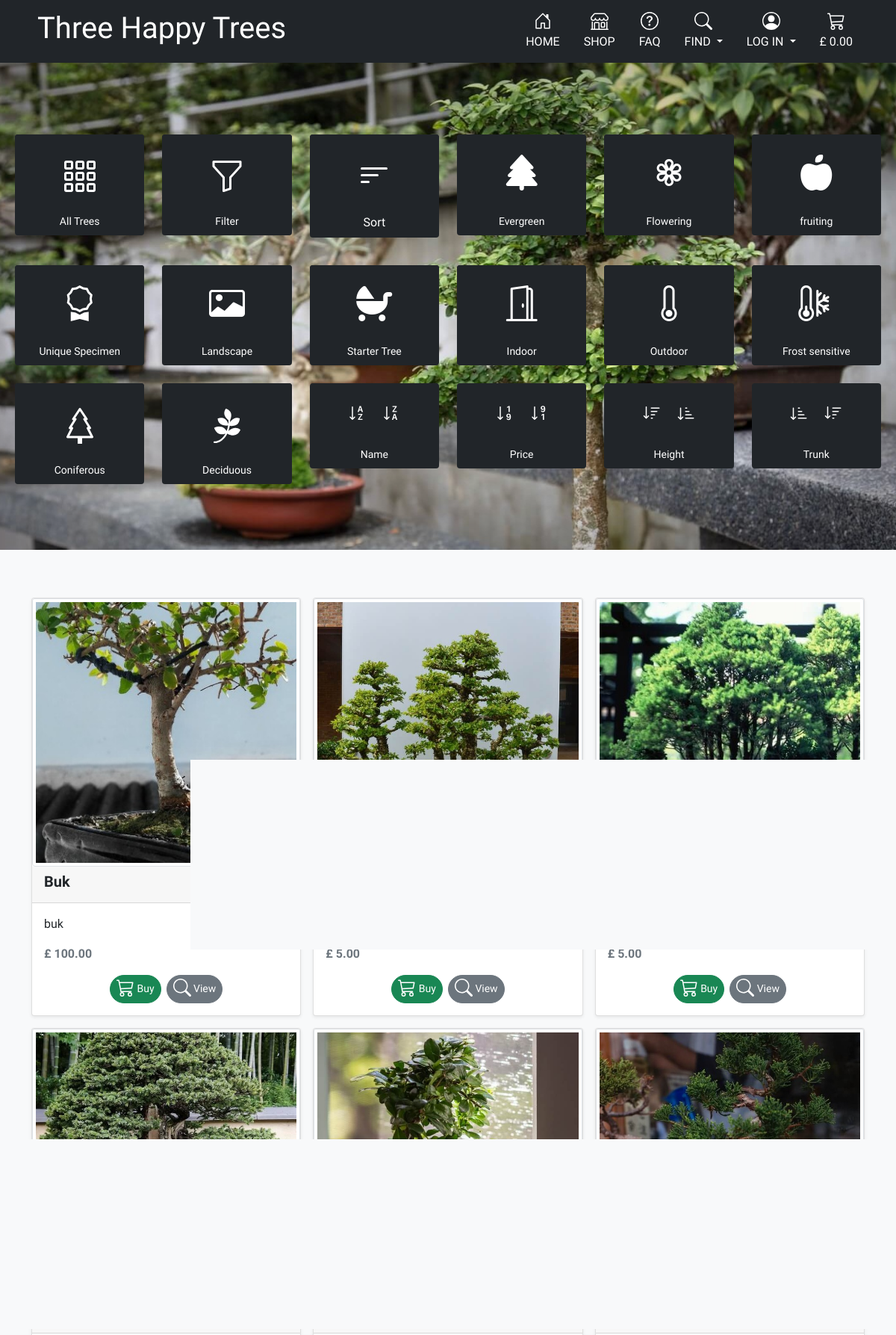
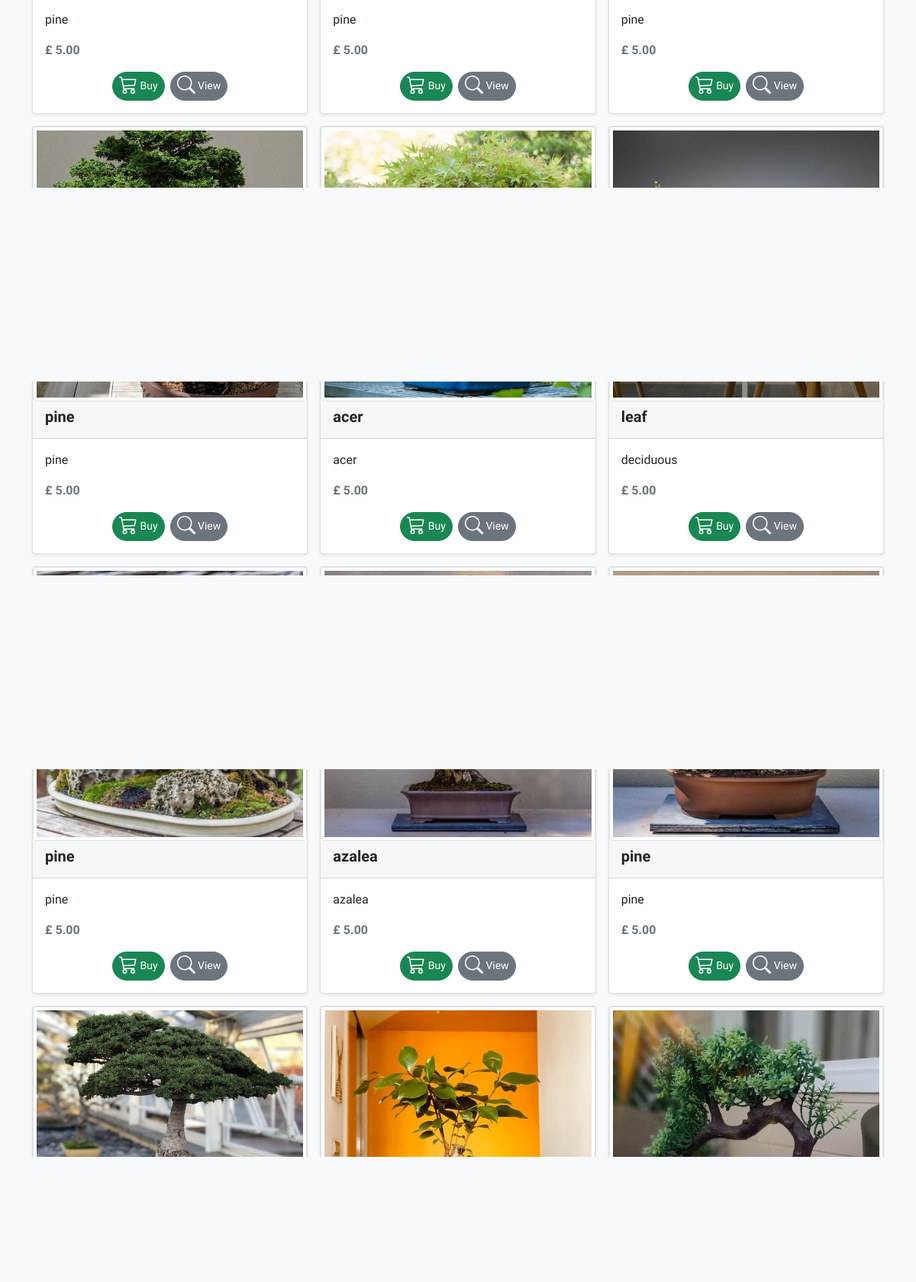
The app's page /trees/ (upper part) with its own data (2 pictures, top to bottom).
### trees/models.py (models this page shows, shortened)
class Feature(models.Model):
    name = models.CharField(max_length=254)
    friendly_name = models.CharField(max_length=254, null=True, blank=True)
    icon_class = models.CharField(max_length=254, null=True, blank=True)
    aria_for_anchor = models.CharField(default='Filter elements by',
                                       max_length=254, null=True, blank=True)

class Enviroment(models.Model):
    name = models.CharField(max_length=254)
    friendly_name = models.CharField(max_length=254, null=True, blank=True)
    icon_class = models.CharField(max_length=254, null=True, blank=True)
    aria_for_anchor = models.CharField(default='Filter elements by',
                                       max_length=254, null=True, blank=True)

class Tree(models.Model):
    name = models.CharField(max_length=254, null=True, blank=True)
    slug = models.SlugField(max_length=200, unique=True, editable=False)
    height_in = models.DecimalField(max_digits=9, decimal_places=2)
    trunk_circumference = models.DecimalField(max_digits=9, decimal_places=2)
    price = models.DecimalField(max_digits=9, decimal_places=2)
    current_stock = models.IntegerField(null=True, blank=True)
    leaves_or_needles = models.CharField(
            max_length=254, choices=LEAVES_OR_NEEDLES_CHOICES,
            default='coniferous', null=True, blank=True)
    description = models.TextField()
    image_url = models.URLField(max_length=1024, null=True, blank=True)
    image = models.ImageField(null=True, blank=True)
    image_alt = models.CharField(max_length=254, null=True, blank=True)
    image_disclaimer = models.CharField(
            max_length=254, choices=IMG_DISCLAIMER_CHOICES,
            default='standarised',  null=True, blank=True
            )
    feature = models.ManyToManyField(
                'Feature', blank=True)
    enviroment = models.ForeignKey(
                'Enviroment', null=True, blank=True, on_delete=models.SET_NULL)

### trees/views.py (the view, shortened to what this page needs)
# urls.py: path('', views.all_trees, name='all_trees'),
def all_trees(request):
    trees = Tree.objects.all()
    all_features = Feature.objects.all()
    all_enviroments = Enviroment.objects.all()
    query = None
    current_features = None
    current_enviroments = None
    current_types = None
    sort = None
    direction = None
    current_sorting = f'{sort}_{direction}'
    trolley = request.session.get('trolley', {})
    trees_in_bag_strings = list(trolley.keys())
    trees_in_bag = list(map(int, trees_in_bag_strings))
    context = {
        'trees': trees,
        'features': all_features,
        'enviroments': all_enviroments,
        'search_term': query,
        'current_features': current_features,
        'current_enviroments': current_enviroments,
        'current_types': current_types,
        'current_sorting': current_sorting,
        'trees_in_bag': trees_in_bag,
    }
    return render(request, 'trees/trees.html', context)

### trees/templates/trees/trees.html (shortened to what this page needs)
{% extends 'base.html' %}
{% load static %}
{% block extra_css %}
<link rel="stylesheet" href="{% static 'trees/css/trees.css' %}">
{% endblock %}
{% block content %}
<section class=" py-5 text-center flex-container bg-img-trees my-box-shadow-75">
    {% include 'trees/includes/sorting_tiles.html' %}
</section>
<div class="album py-5 bg-light">
    <div class="container row">
        <div class="col-12 col-md-6 order-md-first">
        </div>
    </div>
    <div class="container">
        <div class="row row-cols-1 row-cols-sm-2 row-cols-md-3 g-3">
            {% for tree in trees %}
            <div class="col">
                <div class="card shadow-sm">
                    {% if tree.image %}
                    <img class="card-img-top img-thumbnail" src="{{ tree.image.url }}"
                        {% if tree.image_alt %}
                        alt="{{ tree.image_alt }}"
                        {% else %}
                        alt="{{ tree.name }}"
                        {% endif %}
                     height="225">
                    {% endif %}
                <div class="card-header">
                    <p class="h5 fw-bold">{{ tree.name }}</p>
                </div>
                <div class="card-body">
                    {% if tree.description %}
                    <p class="card-text">
                        {{ tree.description }}
                    </p>
                    {% endif %}
                    <p class="card-text">
                        <div class="text-muted fw-bold">£ {{tree.price}}</div>
                    </p>
                    {% if tree.id in trees_in_bag %}
                    <div class="d-flex justify-content-center align-items-center mt-3">
                        <div class="btn-group">
                            <a class="btn btn-sm btn-success rounded-pill me-2 small"
                            href="{% url 'view_trolley' %}"
                            aria-label="">
                                <svg class="bi mx-auto mb-1" width="24" height="24" fill="currentColor"><use xlink:href="#inTrolley"/></svg>
                                in trolley</a>
                            <a
                            class="btn btn-sm btn-secondary rounded-pill"
                            href="{% url 'tree_detail' tree_slug=tree.slug %}"
                            aria-label="">
                            <svg class="bi mx-auto mb-1" width="24" height="24" fill="currentColor"><use xlink:href="#find"/></svg>
                            View</a>
                        </div>
                    </div>
                    {% else %}
                    <form class="form" action="{% url 'add_to_trolley' tree.id %}" method="POST">
                    <div class="d-flex justify-content-center align-items-center mt-3">
                    <div class="btn-group">
                        <button type="submit" class="btn btn-sm btn-success rounded-pill me-2">
                            <svg class="bi mx-auto mb-1" width="24" height="24" fill="currentColor"><use xlink:href="#trolley"/></svg>
                            Buy</button>
                        <a
                        class="btn btn-sm btn-secondary rounded-pill"
                        href="{% url 'tree_detail' tree_slug=tree.slug %}"
                        aria-label="">
                        <svg class="bi mx-auto mb-1" width="24" height="24" fill="currentColor"><use xlink:href="#find"/></svg>
                        View</a>
                    </div>
                    </div>
                    </form>
                    {% endif %}
                </div>
                </div>
            </div>
            {% endfor %}
        </div>
    </div>
</div>
{% endblock %}

### trees/templates/trees/includes/sorting_tiles.html (shortened to what this page needs)
<ul class="mx-2 mt-5 row row-cols-3 row-cols-sm-4 row-cols-lg-6 row-cols-xl-8 list-unstyled list justify-content-md-center">
    <li class="col mb-4" >
      <a class="d-block bg-dark rounded text-white text-decoration-none"
      href="{% url 'all_trees' %}"
      aria-label="Show all trees">
        <div class="display-5 p-3 py-4  bg-dark text-center rounded">
          <svg class="bi" width="1em" height="1em" fill="currentColor">
            <use xlink:href="#grid">
            </use>
          </svg>
        </div>
        <p class="small name text-white text-center pb-2">All Trees
        </p>
      </a>
    </li>
    <li class="col mb-4" >
        <a class="d-block bg-dark rounded text-white text-decoration-none" href="" aria-label="Show menu for filtering trees">
          <div class="display-5 p-3 py-4  bg-dark text-center rounded">
            <svg class="bi" width="1em" height="1em" fill="currentColor">
              <use xlink:href="#filter">
              </use>
            </svg>
          </div>
          <div class="small name text-white text-center pb-2">Filter
          </div>
        </a>
      </li>
    <li class="col mb-4" >
        <a class="d-block bg-dark rounded text-white text-decoration-none" href="" aria-label="Show menu for sorting trees">
          <div class="display-5 p-3 py-4  bg-dark text-center rounded">
            <svg class="bi" width="1em" height="1em" fill="currentColor">
              <use xlink:href="#sort">
              </use>
            </svg>
          </div>
          <div class="name text-white text-center pb-2">Sort
          </div>
        </a>
      </li>
{% if features %}
{% for feature in features %}
    <li class="col mb-4 feature-tile" >
        <a class="d-block bg-dark rounded text-white text-decoration-none"
        href="{% url 'all_trees' %}?feature={{feature.name}}"
        aria-label="{{ feature.aria_for_anchor }}">
          <div class="display-5 p-3 py-4  bg-dark text-center rounded">
            <i class="{{ feature.icon_class}}"></i>
          </div>
          <div class="small name text-white text-center pb-2">{{ feature.friendly_name }}
          </div>
        </a>
      </li>
{% endfor %}
{% endif %}
{% if enviroments %}
{% for enviroment in enviroments %}
    <li class="col mb-4 feature-tile" >
        <a class=" d-block bg-dark rounded text-white text-decoration-none"
         href="{% url 'all_trees' %}?enviroment={{ enviroment.name }}"
         aria-label="{{ enviroment.aria_for_anchor }}">
          <div class="display-5 p-3 py-4  bg-dark text-center rounded">
            <i class="{{ enviroment.icon_class }}"></i>
          </div>
          <div class="small name text-white text-center pb-2">{{ enviroment.friendly_name }}
          </div>
        </a>
      </li>
{% endfor %}
{% endif %}
    <li class="col mb-4 feature-tile" >
      <a class="d-block bg-dark rounded text-white text-decoration-none"
       href="{% url 'all_trees' %}?type=coniferous"
       aria-label="Show ">
        <div class="display-5 p-3 py-4  bg-dark text-center rounded">
          <svg class="bi" width="1em" height="1em" fill="currentColor">
            <use xlink:href="#pine">
            </use>
          </svg>
        </div>
        <div class="small name text-white text-center pb-2">Coniferous
        </div>
      </a>
    </li>
    <li class="col mb-4 feature-tile" >
      <a class="d-block bg-dark rounded text-white text-decoration-none"
       href="{% url 'all_trees' %}?type=deciduous"
       aria-label="Show ">
        <div class="display-5 p-3 py-4  bg-dark text-center rounded">
          <svg class="bi" width="1em" height="1em" fill="currentColor">
            <use xlink:href="#leaf">
            </use>
          </svg>
        </div>
        <div class="small name text-white text-center pb-2">Deciduous
        </div>
      </a>
    </li>
      <li class="col mb-4 d-none-xxs">
        <div class="d-block bg-dark rounded" >
          <div class="p-3  py-4 mb-2 text-center ">
            <a class="h4 text-white bg-dark text-decoration-none pe-2"
               href="{% url 'all_trees' %}?sort=name&direction=asc"
               aria-label="Sort trees by name alphabetically z to a. Opens in the same window">
              <svg class="bi" width="1em" height="1em" fill="currentColor">
                <use xlink:href="#sortAZ">
                </use>
              </svg>
            </a>
            <a class="h4 text-white bg-dark text-decoration-none ps-2"
               href="{% url 'all_trees' %}?sort=name&direction=desc"
               aria-label="Sort trees by name alphabetically z to a. Opens in the same window">
              <svg class="bi" width="1em" height="1em" fill="currentColor">
                <use xlink:href="#sortZA">
                </use>
              </svg>
            </a>
          </div>
          <div class="small name text-white text-center pb-2 ">Name
          </div>
        </div>
      </li>
    <li class="col mb-4 d-none-xxs">
      <div class="d-block bg-dark rounded" >
        <div class="p-3  py-4 mb-2 text-center ">
          <a class="h4 text-white bg-dark text-decoration-none pe-2"
             href="{% url 'all_trees' %}?sort=price&direction=asc"
             aria-label="Sort trees by price from lowest to highest. Opens in the same window" >
            <svg class="bi" width="1em" height="1em" fill="currentColor">
              <use xlink:href="#sort19">
              </use>
            </svg>
          </a>
          <a class="h4 text-white bg-dark text-decoration-none ps-2"
             href="{% url 'all_trees' %}?sort=price&direction=desc"
             aria-label="Sort trees by price from highest to lowest. Opens in the same window">
            <svg class="bi" width="1em" height="1em" fill="currentColor">
              <use xlink:href="#sort91">
              </use>
            </svg>
          </a>
        </div>
        <div class="small name text-white text-center pb-2 ">Price
        </div>
      </div>
    </li>
          <li class="col mb-4 d-none-xxs">
            <div class="d-block bg-dark rounded" >
              <div class="p-3  py-4 mb-2 text-center ">
                <a class="h4 text-white bg-dark text-decoration-none pe-2"
                   href="{% url 'all_trees' %}?sort=height_in&direction=asc"
                   aria-label="Sort trees by hight from smallest to largest. Opens in same window">
                  <svg class="bi" width="1em" height="1em" fill="currentColor">
                    <use xlink:href="#sortLS">
                    </use>
                  </svg>
                </a>
                <a class="h4 text-white bg-dark text-decoration-none ps-2"
                   href="{% url 'all_trees' %}?sort=height_in&direction=desc"
                   aria-label="Sort trees by hight from largest to smallest. Opens in same window">
                  <svg class="bi" width="1em" height="1em" fill="currentColor">
                    <use xlink:href="#sortSL">
                    </use>
                  </svg>
                </a>
              </div>
              <div class="small name text-white text-center pb-2 ">Height
              </div>
            </div>
          </li>
          <li class="col mb-4 d-none-xxs">
            <div class="d-block bg-dark rounded" >
              <div class="p-3  py-4 mb-2 text-center ">
                <a class="h4 text-white bg-dark text-decoration-none pe-2"
                   href="{% url 'all_trees' %}?sort=trunk_circumference&direction=asc"
                   aria-label="Sort trees by trunk from smallest to thickest. Opens in same window">
                  <svg class="bi" width="1em" height="1em" fill="currentColor">
                    <use xlink:href="#sortSL">
                    </use>
                  </svg>
                </a>
                <a class="h4 text-white bg-dark text-decoration-none ps-2"
                   href="{% url 'all_trees' %}?sort=trunk_circumference&direction=desc"
                   aria-label="Sort trees by trunk from thickest to smallest. Opens in same window">
                  <svg class="bi" width="1em" height="1em" fill="currentColor">
                    <use xlink:href="#sortLS">
                    </use>
                  </svg>
                </a>
              </div>
              <div class="small name text-white text-center pb-2 ">Trunk
              </div>
            </div>
          </li>
  </ul>

### records on screen
Feature: friendly_name "Evergreen"
Feature: friendly_name "Flowering"
Feature: friendly_name "fruiting"
Feature: friendly_name "Unique Specimen"
Feature: friendly_name "Landscape"
Feature: friendly_name "Starter Tree"
Enviroment: friendly_name "Indoor"
Enviroment: friendly_name "Outdoor"
Enviroment: friendly_name "Frost sensitive"
Tree: image (picture), name "Buk", description "buk", price "100.00"
Tree: image (picture), price "5.00"
Tree: image (picture), price "5.00"
Tree: image (picture), description "pine", price "5.00"
Tree: image (picture), description "pine", price "5.00"
Tree: image (picture), description "pine", price "5.00"
Tree: image (picture), name "pine", description "pine", price "5.00"
Tree: image (picture), name "acer", description "acer", price "5.00"
Tree: image (picture), name "leaf", description "deciduous", price "5.00"
Tree: image (picture), name "pine", description "pine", price "5.00"
Tree: image (picture), name "azalea", description "azalea", price "5.00"
Tree: image (picture), name "pine", description "pine", price "5.00"
Tree: image (picture)
Tree: image (picture)
Tree: image (picture)
